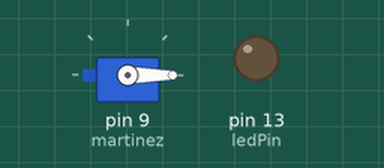
Simulated run of this sketch. Board: Arduino Uno, built with avr-gcc and run on an emulated ATmega328P. Parts: servo, output pins drawn as LEDs (lit = HIGH). At 98.5 s the program stops and its outputs stay as they are.

Above: at 0.1 s.
At 23.6 s:
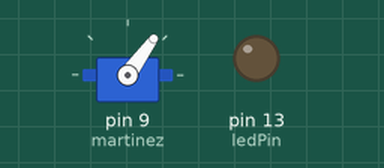
At 43.6 s:
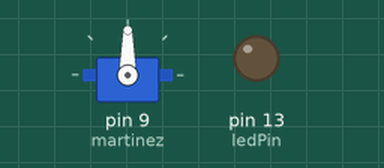
At 82.6 s:
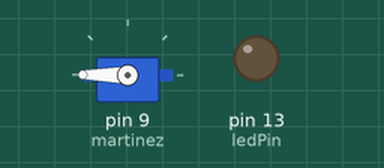
Timing chart, 0 to 97.0 s (numbered marks = the images above):
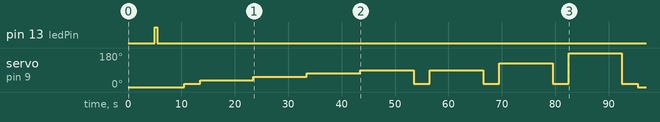

The sketch:

Martinez4ESCpWRtester.ino
```cpp
// 4ESC Tester
// imcoref

// DigitalPin9 des Arduinos mit dem 4ESC verbinden


//Zeitablauf:
//einschalten des Arduinos
//5sec warten
//LED onboard EIN
//5sec warten
//dann beginnt die Ausgabe mit jeweils 10%, 20%,  usw. gemäss Array, wobei die 10% Phasen nur lang 3sek sind
//die Schub Messung sollte immer gemacht werden wenn die LED leuchtet

#include <Servo.h>

Servo martinez;
int programmAblauf[] = {100, 200, 300, 400, 500, 100, 500, 100, 700, 100, 1000, 100, 0};
int ledPin = 13;

void setup()
{

  martinez.attach(9,1000,2000);
  pinMode(ledPin, OUTPUT);
  martinez.writeMicroseconds(1000);
}

void loop()
{
     delay (5000);
     digitalWrite(ledPin, HIGH);
     delay (500);
     digitalWrite(ledPin, LOW);
     delay (5000);
      for (int i = 0; i<13; i++)
      {
        int sdelay = 7000;

        digitalWrite(ledPin, HIGH);


        int thrust = 1000 + programmAblauf[i];
        martinez.writeMicroseconds(thrust);

        digitalWrite(ledPin, LOW);
        if (thrust < 1101)
         {
           sdelay = 0;
         }
        delay(3000+sdelay);

      }

  while (1)
  {
  }
}
```

Measured:
- by itself, pin 13 (ledPin): LOW → HIGH at 5.0 s, → LOW 0.50 s later
- by itself, servo on pin 9 (martinez): 0° → 18° at 10.5 s, → 36° 3.0 s later, → 54° 10.0 s later, → 72° 10.0 s later, … (13 changes in this stretch)
